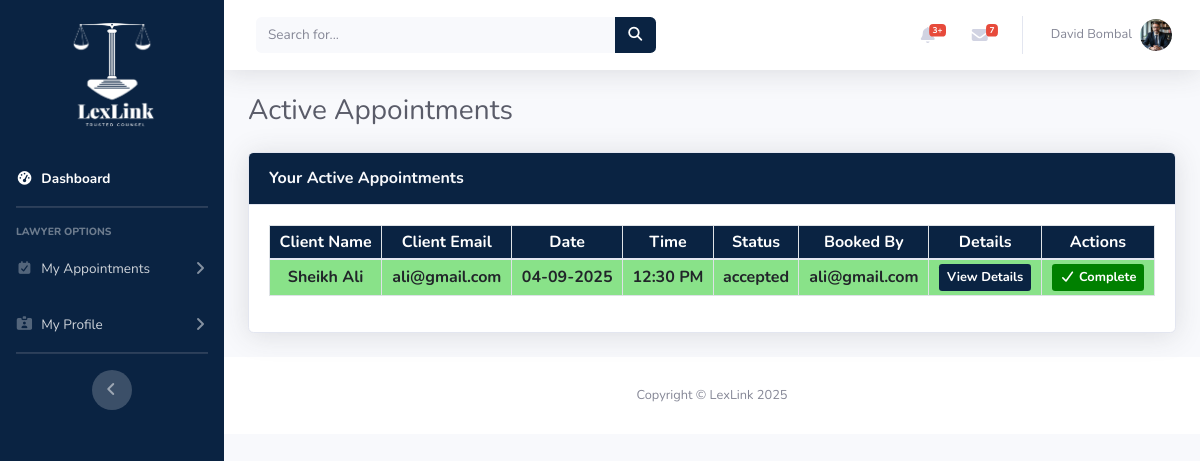
Page /lawyer/page/active-appointments.php (signed in) on the committed database.
### tables this page shows
CREATE TABLE `lawyers` (
  `lawyer_id` int(10) UNSIGNED NOT NULL,
  `lawyer_name` varchar(255) NOT NULL,
  `lawyer_email` varchar(255) NOT NULL,
  `lawyer_password` varchar(255) NOT NULL,
  `lawyer_picture` varchar(255) DEFAULT NULL,
  `lawyer_document` varchar(255) DEFAULT NULL,
  `lawyer_category` int(11) DEFAULT NULL,
  `lawyer_city` int(11) DEFAULT NULL,
  `role` varchar(100) NOT NULL DEFAULT 'lawyer',
  `lawyer_status` enum('pending','active') DEFAULT 'pending',
  `is_lawyer_promoted` tinyint(1) DEFAULT 0,
  `created_at` timestamp NOT NULL DEFAULT current_timestamp(),
  `updated_at` timestamp NOT NULL DEFAULT current_timestamp() ON UPDATE current_timestamp()
);

CREATE TABLE `appointments` (
  `appointment_id` int(11) NOT NULL,
  `appointment_status` enum('pending','accepted','rejected','completed','cancelled') DEFAULT 'pending',
  `booker_id` int(11) NOT NULL,
  `booker_name` varchar(100) DEFAULT NULL,
  `booker_email` varchar(255) DEFAULT NULL,
  `booker_address` varchar(255) DEFAULT NULL,
  `booker_schedule` datetime DEFAULT NULL,
  `booker_message` text DEFAULT NULL,
  `booked_lawyer` int(10) UNSIGNED DEFAULT NULL
);

CREATE TABLE `users` (
  `user_id` int(11) NOT NULL,
  `user_name` varchar(60) DEFAULT NULL,
  `user_email` varchar(100) DEFAULT NULL,
  `user_password` varchar(255) DEFAULT NULL,
  `user_created_at` datetime DEFAULT current_timestamp(),
  `user_updated_at` datetime DEFAULT current_timestamp() ON UPDATE current_timestamp(),
  `role` varchar(20) NOT NULL DEFAULT 'user'
);

### lawyer/page/active-appointments.php (the view, shortened to what this page needs)
<?php
include_once("../lawyer_includes/lawyer_layouts/header.php");
?>
<?php
$getActive = "SELECT * FROM `appointments`
INNER JOIN `users` ON appointments.booker_id = users.user_id
WHERE booked_lawyer = '$lawyerID' AND (appointment_status='pending' OR appointment_status='accepted') ";
$activeResults = mysqli_query($connection, $getActive);
?>
<div class="container-fluid">
    <h1 class="h3 mb-4 text-gray-800">Active Appointments</h1>
    <div class="card shadow mb-4">
        <div class="card-header py-3 bg-warning">
            <h6 class="m-0 font-weight-bold text-light">Your Active Appointments</h6>
        </div>
        <div class="card-body">
            <div class="table-responsive">
                <table style="text-align:center;" class="table table-bordered table-striped" width="100%" cellspacing="0">
                    <thead class="text-white" style="background:#0a2342;">
                        <tr>
                            <th>Client Name</th>
                            <th>Client Email</th>
                            <th>Date</th>
                            <th>Time</th>
                            <th>Status</th>
                            <th>Booked By</th>
                            <th>Details</th>
                            <th>Actions</th>
                        </tr>
                    </thead>
                    <tbody>
                        <?php
                        foreach ($activeResults as $active) {
                            $datetime = $active['booker_schedule'];
                            $date = date("d-m-Y", strtotime($datetime));
                            $time = date("h:i A", strtotime($datetime));
                        ?>
                            <tr>
                                <td class="status <?php echo $active['appointment_status']; ?>"><?php echo $active['booker_name']; ?></td>
                                <td class="status <?php echo $active['appointment_status']; ?>"><?php echo $active['booker_email']; ?></td>
                                <td class="status <?php echo $active['appointment_status']; ?>"><?php echo $date; ?></td>
                                <td class="status <?php echo $active['appointment_status']; ?>"><?php echo $time; ?></td>
                                <td class="status <?php echo $active['appointment_status']; ?>"><?php echo $active['appointment_status']; ?></td>
                                <td class="status <?php echo $active['appointment_status']; ?>"><?php echo $active['user_email']; ?></td>
                                <td style="text-align:center" class="status <?php echo $active['appointment_status']; ?>">
                                    <button class="btn btn-sm btn-primary" data-bs-toggle="modal" data-bs-target="#detailsModal<?php echo $active['appointment_id']; ?>">
                                        View Details
                                    </button>
                                </td>
                                <td class="status <?php echo $active['appointment_status']; ?>">
                                    <?php if ($active['appointment_status'] == 'pending') : ?>
                                        <a href="page/active-appointments.php?acceptID=<?php echo $active['appointment_id']; ?>"
                                            class="btn btn-primary btn-sm swal-btn"
                                            data-action="Accept"
                                            data-href="page/active-appointments.php?acceptID=<?php echo $active['appointment_id']; ?>"
                                            style="background:lightgreen; color:green;">
                                            Accept
                                        </a>
                                        <a href="page/active-appointments.php?rejectID=<?php echo $active['appointment_id']; ?>"
                                            class="btn btn-danger btn-sm swal-btn"
                                            data-action="Reject"
                                            data-href="page/active-appointments.php?rejectID=<?php echo $active['appointment_id']; ?>">
                                            Reject
                                        </a>
                                    <?php elseif ($active['appointment_status'] == 'accepted') : ?>
                                        <a href="page/active-appointments.php?completeID=<?php echo $active['appointment_id']; ?>"
                                            class="btn btn-primary btn-sm swal-btn"
                                            data-action="Complete"
                                            data-href="page/active-appointments.php?completeID=<?php echo $active['appointment_id']; ?>"
                                            style="background:green;">
                                            <i class="fas fa-check"></i> Complete
                                        </a>
                                    <?php endif; ?>
                                </td>
                            </tr>
                        <?php } ?>
                    </tbody>
                </table>
            </div>
        </div>
    </div>
</div>
<?php
include_once("../lawyer_includes/lawyer_layouts/footer.php");
?>

### lawyer/lawyer_includes/lawyer_layouts/header.php (shortened to what this page needs)
<?php
$connection = mysqli_connect("localhost", "root", "", "LexLink");
$lawyerID = $_SESSION['lawyerID'];
$getLawyer = "SELECT * FROM `lawyers` WHERE `lawyer_id` ='$lawyerID' ";
$lawyerResult = mysqli_query($connection, $getLawyer);
$lawyer = mysqli_fetch_assoc($lawyerResult);
?>
<!DOCTYPE html>
<html lang="en">
<head>
    <link href="lawyer_assets/vendor/fontawesome-free/css/all.min.css" rel="stylesheet" type="text/css">
    <link rel="stylesheet" href="https://cdnjs.cloudflare.com/ajax/libs/font-awesome/7.0.0/css/all.min.css"
 />
    <link href="https://cdn.jsdelivr.net/npm/bootstrap@5.1.3/dist/css/bootstrap.min.css" rel="stylesheet">
    <link href="lawyer_assets/css/sb-admin-2.min.css" rel="stylesheet">
</head>
<body id="page-top">
    <div id="wrapper">
        <ul class="navbar-nav bg-gradient-primary sidebar sidebar-dark accordion" id="accordionSidebar">
            <a class="sidebar-brand d-flex align-items-center justify-content-center" href="index.php">
                <div class="sidebar-brand-icon" style="margin-top: 5rem !important;">
                    <img src="lawyer_assets/img/logoWhite.png" alt="" width="100%">
                </div>
            </a>
            <li class="nav-item active" id="mydashboard">
                <a class="nav-link" href="index.php">
                    <i class="fas fa-fw fa-tachometer-alt"></i>
                    <span>Dashboard</span></a>
            </li>
            <hr class="sidebar-divider">
            <div class="sidebar-heading">
                Lawyer Options
            </div>
            <li class="nav-item">
                <a class="nav-link collapsed" href="#" data-toggle="collapse" data-target="#collapseTwo"
                    aria-expanded="true" aria-controls="collapseTwo">
                    <i class="fa-solid fa-calendar-check"></i>
                    <span>My Appointments</span>
                </a>
            </li>
            <li class="nav-item">
                <a class="nav-link collapsed" href="#" data-toggle="collapse" data-target="#collapseUtilities"
                    aria-expanded="true" aria-controls="collapseUtilities">
                    <i class="fa-solid fa-id-card-clip"></i>
                    <span>My Profile</span>
                </a>
            </li>
            <hr class="sidebar-divider d-none d-md-block">
            <div class="text-center d-none d-md-inline">
                <button class="rounded-circle border-0" id="sidebarToggle"></button>
            </div>
        </ul>
        <div id="content-wrapper" class="d-flex flex-column">
            <div id="content">
                <nav class="navbar navbar-expand navbar-light bg-white topbar mb-4 static-top shadow">
                    <form
                        class="d-none d-sm-inline-block form-inline mr-auto ml-md-3 my-2 my-md-0 mw-100 navbar-search">
                        <div class="input-group">
                            <input type="text" class="form-control bg-light border-0 small" placeholder="Search for..."
                                aria-label="Search" aria-describedby="basic-addon2">
                            <div class="input-group-append">
                                <button class="btn btn-primary" type="button">
                                    <i class="fas fa-search fa-sm"></i>
                                </button>
                            </div>
                        </div>
                    </form>
                    <ul class="navbar-nav ml-auto">
                        <li class="nav-item dropdown no-arrow mx-1">
                            <a class="nav-link dropdown-toggle" href="#" id="alertsDropdown" role="button"
                                data-toggle="dropdown" aria-haspopup="true" aria-expanded="false">
                                <i class="fas fa-bell fa-fw"></i>
                                <span class="badge badge-danger badge-counter">3+</span>
                            </a>
                        </li>
                        <li class="nav-item dropdown no-arrow mx-1">
                            <a class="nav-link dropdown-toggle" href="#" id="messagesDropdown" role="button"
                                data-toggle="dropdown" aria-haspopup="true" aria-expanded="false">
                                <i class="fas fa-envelope fa-fw"></i>
                                <span class="badge badge-danger badge-counter">7</span>
                            </a>
                        </li>
                        <li class="nav-item dropdown no-arrow">
                            <a class="nav-link dropdown-toggle" href="#" id="userDropdown" role="button"
                                data-toggle="dropdown" aria-haspopup="true" aria-expanded="false">
                                <span class="mr-2 d-none d-lg-inline text-gray-600 small"><?php echo $lawyer['lawyer_name']; ?></span>
                                <img class="img-profile rounded-circle" src="lawyer_assets/uploads/profilepic/<?php echo $lawyer['lawyer_picture'] ?>">
                            </a>
                        </li>
                    </ul>
                </nav>

### lawyer/lawyer_includes/lawyer_layouts/header.php (style rules this page uses)
.bg-gradient-primary, .card-header { background-color: #0A2342 !important; background-image: none !important; background-size: cover; }
.btn-primary { background-color: #0A2342; border: none; }
#mydashboard { margin-top: 80px; }

### lawyer/page/active-appointments.php (style rules this page uses)
.table th, .table td { border: 1px solid #dee2e6; }
.status.accepted { background-color: #90ee90; color: #006400; font-weight: bolder; }
.btn-sm { padding: 0.25rem 0.5rem; font-size: 0.8rem; font-weight: bold; }
.status { padding: 0.25rem 0.5rem; font-weight: bolder; white-space: nowrap; overflow: hidden; text-overflow: ellipsis; max-width: 200px; }
.table td, .table th { padding: 0.25rem 0.5rem; vertical-align: middle; }

### rows in the picture
lawyers: lawyer_name "David Bombal", lawyer_picture (picture)
appointments: booker_name "Sheikh Ali", booker_email "ali@gmail.com", booker_schedule "04-09-2025", booker_schedule "12:30 PM", appointment_status "accepted", booker.user_email "ali@gmail.com"
